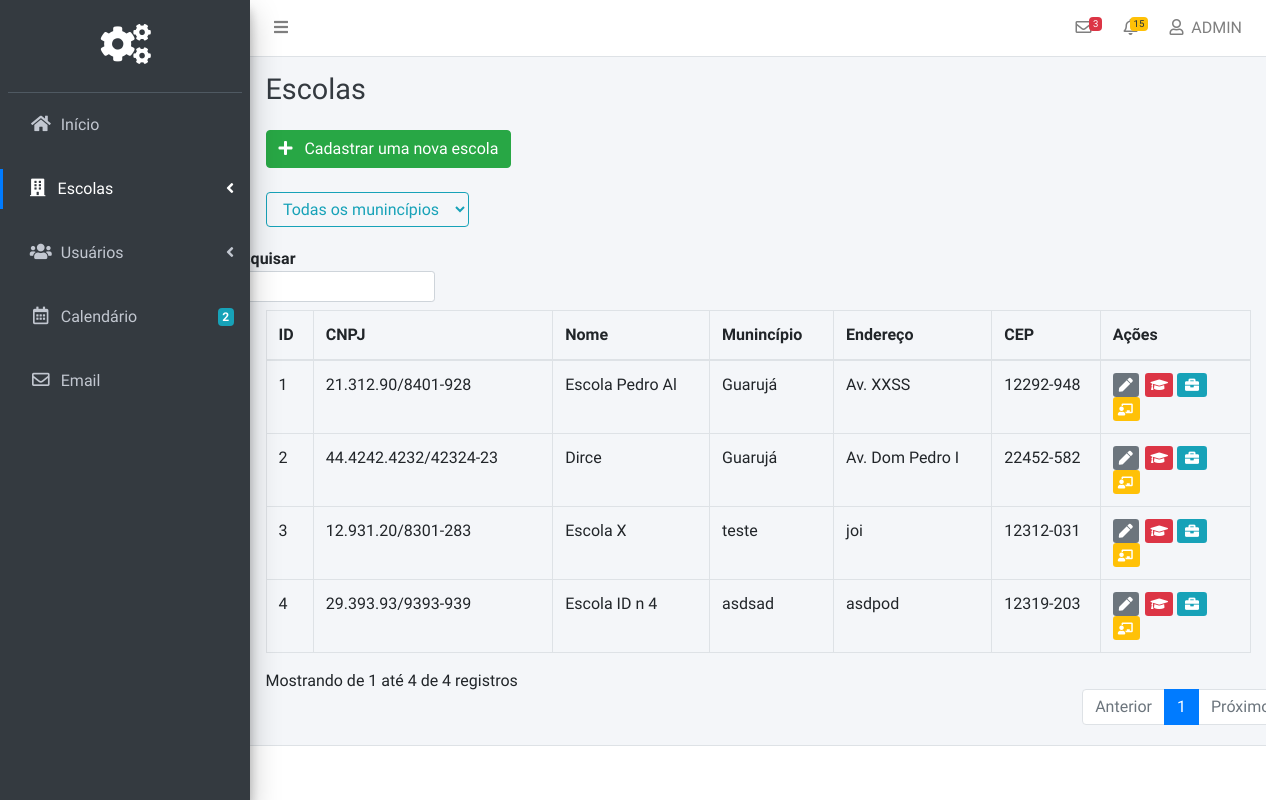
The app's page /Pages/Admin/escolas.php (signed in), older data.
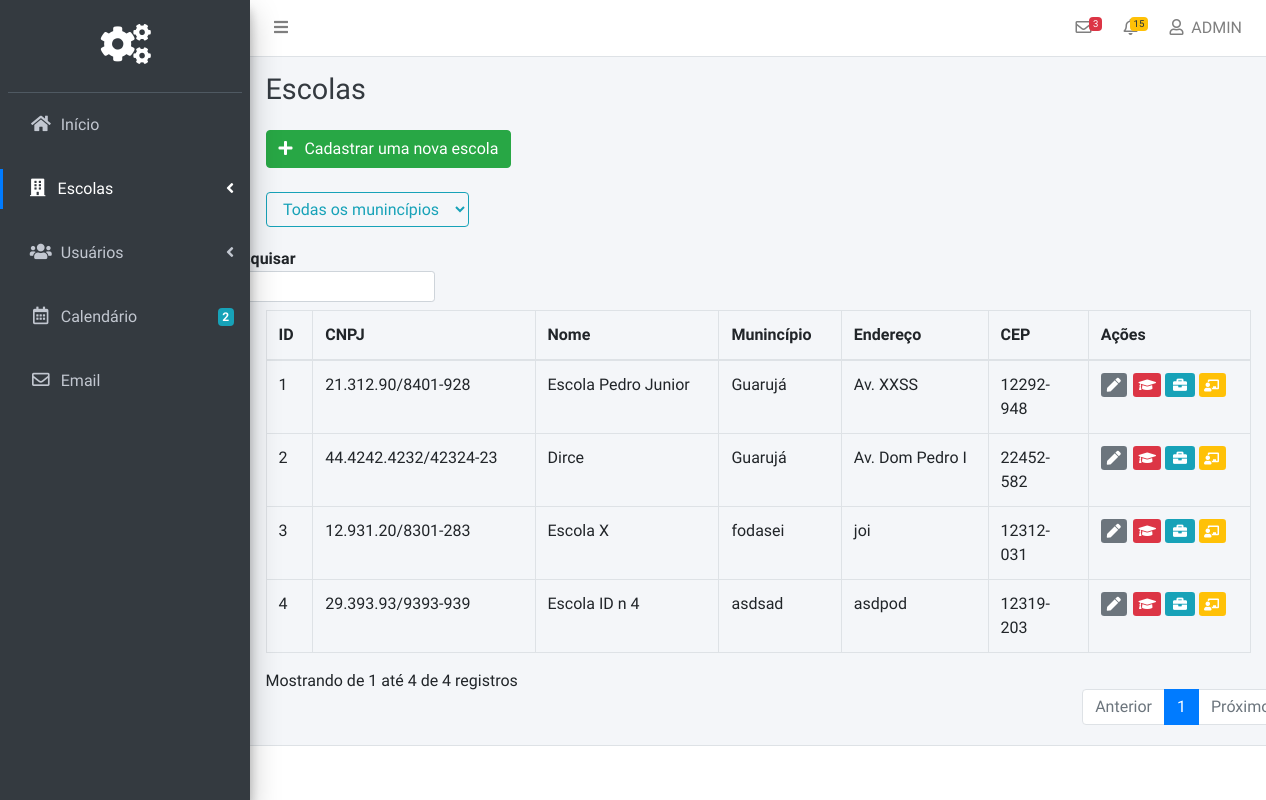
The same page, newer data.
### tables this page shows
CREATE TABLE `escolas` (
  `Escola_Codigo` bigint(20) NOT NULL,
  `Escola_CNPJ` varchar(255) NOT NULL,
  `Escola_Nome` varchar(255) NOT NULL,
  `Escola_CEP` varchar(255) NOT NULL,
  `Escola_Munincipio` varchar(255) NOT NULL,
  `Escola_Endereco` varchar(255) NOT NULL
);

### src/Pages/Admin/escolas.php (the view, shortened to what the changed rows need)
<?php
include('../../Scripts/Database/Connection.php');
?>
<!DOCTYPE html>
<html>
<head>
  <link rel="stylesheet" href="../../plugins/fontawesome-free/css/all.min.css">
<link rel="stylesheet" href="../../assets/Admin/css/style.css">
  <link rel="stylesheet" href="https://code.ionicframework.com/ionicons/2.0.1/css/ionicons.min.css">
  <link rel="stylesheet" href="../../plugins/tempusdominus-bootstrap-4/css/tempusdominus-bootstrap-4.min.css">
  <link rel="stylesheet" href="../../plugins/icheck-bootstrap/icheck-bootstrap.min.css">
  <link rel="stylesheet" href="../../plugins/jqvmap/jqvmap.min.css">
  <link rel="stylesheet" href="../../plugins/toastr/toastr.min.css">
  <link rel="stylesheet" href="../../assets/Global/css/adminlte.min.css">
  <link rel="stylesheet" href="../../assets/Global/css/style.css">
  <link rel="stylesheet" href="../../plugins/overlayScrollbars/css/OverlayScrollbars.min.css">
  <link rel="stylesheet" href="../../plugins/daterangepicker/daterangepicker.css">
  <link rel="stylesheet" href="../../plugins/summernote/summernote-bs4.css">
</head>
<body class="hold-transition sidebar-mini layout-fixed">
<div class="wrapper">
  <div class="content-wrapper">
    <div class="content-header">
      <div class="container-fluid">
        <div class="row mb-2">
          <div class="col-sm-6">
            <h1 class="m-0 text-dark">Escolas</h1>
          </div>
        </div>
      </div>
    </div>
    <section class="content">
      <div class="container-fluid">
        <br><br>
        <table class="table table-bordered display" id="tabela" width="100%" cellspacing="0">
          <form action="" id="myform">
        <thead>
         <tr>
           <th>ID</th>
      <th>CNPJ</th>
        <th>Nome</th>
        <th>Munincípio</th>
        <th>Endereço</th>
<th>CEP </th>
               <th>Ações</th>
      </tr>
        </thead>
      <tbody>
<?php
$result =  mysqli_query($conn,"SELECT * FROM escolas");
while($row = mysqli_fetch_array($result))
{
echo "<tr>";
echo "<td>" . $row['Escola_Codigo'] . "</td>";
echo "<td>" . $row['Escola_CNPJ'] . "</td>";
echo "<td>" . $row['Escola_Nome'] . "</td>";
echo "<td>" . $row['Escola_Munincipio'] . "</td>";
echo "<td>" . $row['Escola_Endereco'] . "</td>";
echo "<td>" . $row['Escola_CEP'] . "</td>";
echo '<td><a class="btn-sm  btn-secondary btnEditar" id="editar" href="#"> <i class="fa fa-pen"></i>   </a>
&nbsp;
  <a class="btn-sm btn-danger btnProfessores" name="professores" href="#"><i class="fa fa-graduation-cap"></i></a>
  <a class="btn-sm btn-info  btnFuncionarios" name="funcionarios" href="#"><i class="fa fa-briefcase"></i></a>
  <a class="btn-sm btn-warning text-white btnTurmas" name="turmas" href="#"><i class="fa fa-chalkboard-teacher"></i></a>
</td>';
echo "</tr>";
}
?>
      </tbody>
      </table>
      </div>
    </section>
  </div>
</div>
</body>
</html>

Row changes from the older to the newer data that the page shows:
changed escolas "Av. XXSS": Escola_Nome "Escola Pedro Al" → "Escola Pedro Junior"
changed escolas "Escola X": Escola_Munincipio "teste" → "fodasei"
